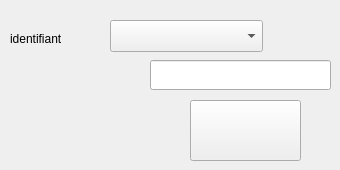
        <widget class="QWidget" name="tab_24">
         <attribute name="title">
          <string>supprimer</string>
         </attribute>
         <widget class="QComboBox" name="comboBox_7">
          <property name="geometry">
           <rect>
            <x>110</x>
            <y>20</y>
            <width>153</width>
            <height>32</height>
           </rect>
          </property>
         </widget>
         <widget class="QPushButton" name="supprimerpro_2">
          <property name="geometry">
           <rect>
            <x>190</x>
            <y>100</y>
            <width>111</width>
            <height>61</height>
           </rect>
          </property>
          <property name="font">
           <font>
            <family>Comic Sans MS</family>
            <pointsize>14</pointsize>
            <weight>50</weight>
            <italic>true</italic>
            <bold>false</bold>
           </font>
          </property>
          <property name="styleSheet">
           <string notr="true">border-image: url(:/img/trash-bin (1).png);</string>
          </property>
          <property name="text">
           <string/>
          </property>
         </widget>
         <widget class="QLabel" name="label_135">
          <property name="geometry">
           <rect>
            <x>10</x>
            <y>20</y>
            <width>101</width>
            <height>37</height>
           </rect>
          </property>
          <property name="text">
           <string>identifiant</string>
          </property>
         </widget>
         <widget class="QLineEdit" name="supprimerpro">
          <property name="geometry">
           <rect>
            <x>150</x>
            <y>60</y>
            <width>181</width>
            <height>30</height>
           </rect>
          </property>
         </widget>
        </widget>
